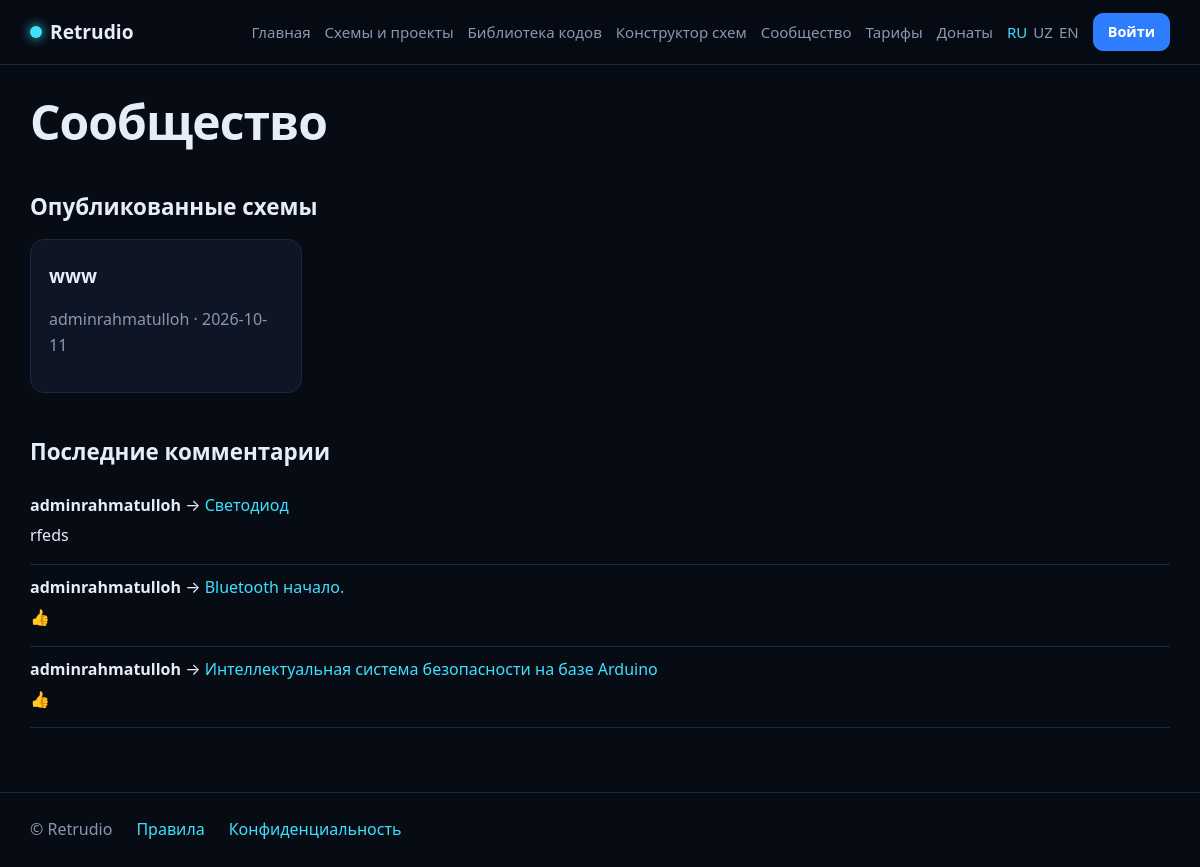
The app's page /community with its own data.
### tables this page shows
CREATE TABLE designs(
  id INTEGER PRIMARY KEY AUTOINCREMENT,
  user_id INTEGER NOT NULL, title TEXT NOT NULL,
  data TEXT NOT NULL, public INTEGER NOT NULL DEFAULT 0,
  created TEXT NOT NULL DEFAULT CURRENT_TIMESTAMP,
  updated TEXT NOT NULL DEFAULT CURRENT_TIMESTAMP
);

CREATE TABLE users(
  id INTEGER PRIMARY KEY AUTOINCREMENT,
  email TEXT UNIQUE NOT NULL,
  name TEXT NOT NULL,
  password_hash TEXT NOT NULL,
  subscription_until TEXT,
  username TEXT UNIQUE,
  is_admin INTEGER NOT NULL DEFAULT 0,
  created TEXT NOT NULL DEFAULT CURRENT_TIMESTAMP
);

CREATE TABLE comments(
  id INTEGER PRIMARY KEY AUTOINCREMENT,
  project_id INTEGER NOT NULL, user_id INTEGER NOT NULL,
  body TEXT NOT NULL, rating INTEGER,
  created TEXT NOT NULL DEFAULT CURRENT_TIMESTAMP
);

### app.py (the view)
@app.route("/community")
def community():
    db = get_db()
    designs = db.execute("SELECT d.id,d.title,d.updated,u.name FROM designs d JOIN users u ON u.id=d.user_id "
                         "WHERE d.public=1 ORDER BY d.updated DESC LIMIT 30").fetchall()
    comments = db.execute("SELECT c.*, u.name FROM comments c JOIN users u ON u.id=c.user_id "
                          "ORDER BY c.id DESC LIMIT 10").fetchall()
    return render_template("community.html", designs=designs, comments=comments, catalog=catalog)

### app.py (called while the page is built)
@app.before_request
def before():
    if request.args.get("lang") in config.LANGS:
        session["lang"] = request.args["lang"]
    g.lang = session.get("lang", "ru")
    g.user = None
    if session.get("uid"):
        g.user = get_db().execute("SELECT * FROM users WHERE id=?", (session["uid"],)).fetchone()
    if request.method in ("POST", "PUT", "DELETE") and request.endpoint not in ("payment_notify", "payment_success", "payment_fail"):
        token = request.form.get("csrf") or request.headers.get("X-CSRF-Token", "")
        if not hmac.compare_digest(token, session.get("csrf", "")):
            abort(400, "CSRF")

def has_subscription(user):
    if user and user["is_admin"]:      # администраторам открыты все платные проекты
        return True
    if not user or not user["subscription_until"]:
        return False
    return datetime.fromisoformat(user["subscription_until"]) >= utcnow()

@app.context_processor
def inject():
    if "csrf" not in session:
        session["csrf"] = secrets.token_urlsafe(32)
    return dict(
        t=lambda k: translate(k, g.lang), lang=g.lang, user=g.user,
        csrf=session["csrf"], PROJECT_NAME=config.PROJECT_NAME, LANGS=config.LANGS,
        loc=lambda v: catalog.loc(v, g.lang), CATEGORIES=catalog.CATEGORIES,
        has_sub=has_subscription(g.user),
        cfg=SimpleNamespace(CONTACT_EMAIL=config.CONTACT_EMAIL, DONATE_URL=config.DONATE_URL,
                            FREEKASSA_READY=config.FREEKASSA_READY, SUBSCRIPTION_PRICE=config.SUBSCRIPTION_PRICE,
                            SUBSCRIPTION_CURRENCY=config.SUBSCRIPTION_CURRENCY,
                            SUBSCRIPTION_DAYS=config.SUBSCRIPTION_DAYS),   # только безопасные значения, без секретов
    )

### catalog.py (called while the page is built, shortened)
def loc(value, lang):
    if isinstance(value, dict):
        return value.get(lang) or value.get("ru") or value.get("en") or next(iter(value.values()), "")
    return value or ""

def all_items():
    files = sorted(SCHEMES_DIR.glob("*.json"))
    sig = tuple((f.name, f.stat().st_mtime_ns) for f in files) + tuple(
        (f.name, f.stat().st_mtime_ns) for f in SCHEMES_DIR.glob("*.txt")) + tuple(
        (f.name, f.stat().st_mtime_ns) for f in SCHEMES_DIR.glob("*.ino"))
    return _cache["items"]

def get(pid):
    return all_items().get(pid)

### database.py (called while the page is built)
def get_db():
    if "db" not in g:
        g.db = sqlite3.connect(DB_PATH)
        g.db.row_factory = sqlite3.Row
    return g.db

### templates/community.html
{% extends "base.html" %}
{% block content %}<h1>{{ t('nav_community') }}</h1>
<h2>{{ t('community_designs') }}</h2>
{% if designs %}<div class="grid">{% for d in designs %}
  <a class="card body" href="{{ url_for('design_view', did=d['id']) }}"><h3>{{ d['title'] }}</h3><p class="muted">{{ d['name'] }} · {{ d['updated'][:10] }}</p></a>{% endfor %}</div>
{% else %}<div class="empty"><p class="muted">{{ t('nothing_found') }}</p></div>{% endif %}
<h2>{{ t('latest_comments') }}</h2>
{% for c in comments %}{% set p = catalog.get(c['project_id']) %}
<div class="comment"><b>{{ c['name'] }}</b> {% if p %}→ <a href="{{ url_for('project', pid=p.id) }}">{{ loc(p.name) }}</a>{% endif %}<p>{{ c['body'] }}</p></div>
{% else %}<p class="muted">{{ t('nothing_found') }}</p>{% endfor %}
{% endblock %}

### templates/base.html (shortened to what this page needs)
<!doctype html>
<html lang="{{ lang }}">
<head>
<link rel="stylesheet" href="{{ url_for('static', filename='style.css') }}">
<link rel="stylesheet" href="{{ url_for('static', filename='pygments.css') }}">
</head>
<body>
<header class="top">
  <div class="wrap bar">
    <a class="brand" href="{{ url_for('index') }}"><span class="dot"></span>{{ PROJECT_NAME }}</a>
    <nav class="nav">
      <a href="{{ url_for('index') }}">{{ t('nav_home') }}</a>
      <a href="{{ url_for('projects') }}">{{ t('nav_projects') }}</a>
      <a href="{{ url_for('library') }}">{{ t('nav_library') }}</a>
      <a href="{{ url_for('builder') }}">{{ t('nav_builder') }}</a>
      <a href="{{ url_for('community') }}">{{ t('nav_community') }}</a>
      <a href="{{ url_for('pricing') }}">{{ t('nav_pricing') }}</a>
      <a href="{{ url_for('donate') }}">{{ t('nav_donate') }}</a>
      <span class="langs">{% for l in LANGS %}<a href="?lang={{ l }}" class="{{ 'on' if l == lang }}">{{ l.upper() }}</a>{% endfor %}</span>
      {% if user %}
        <a href="{{ url_for('favorites') }}">{{ t('my_favs') }}</a>
        <form method="post" action="{{ url_for('logout') }}" class="inline"><input type="hidden" name="csrf" value="{{ csrf }}"><button class="link">{{ user['name'] }} · {{ t('logout') }}</button></form>
      {% else %}
        <a class="btn small" href="{{ url_for('login') }}">{{ t('login') }}</a>
      {% endif %}
    </nav>
  </div>
</header>
<main class="wrap">
  {% block content %}{% endblock %}
</main>
<footer class="foot">
  <div class="wrap">
    <span>© {{ PROJECT_NAME }}</span>
    <a href="#">{{ t('footer_rules') }}</a>
    <a href="#">{{ t('footer_privacy') }}</a>
  </div>
</footer>
</body></html>

### static/style.css (style rules this page uses)
:root { --bg:#070b14;--card:#0e1524;--card2:#121c30;--line:#1c2840;--text:#e6ecf8;--muted:#8b97b0; --blue:#2f7dff;--cyan:#3ee0ff;--violet:#8b5cf6;--ok:#34d399;--warn:#f5b84a;--r:14px }
* { box-sizing:border-box }
html { scroll-behavior:smooth }
body { margin:0;background:var(--bg);color:var(--text);font:16px/1.6 system-ui,-apple-system,"Segoe UI",Roboto,sans-serif }
a { color:var(--cyan);text-decoration:none }
.wrap { max-width:1180px;margin:0 auto;padding:0 20px }
h1 { font-size:clamp(1.8rem,4vw,3rem);line-height:1.15;margin:.6em 0 .3em;letter-spacing:-.02em }
h2 { margin:1.8em 0 .6em;font-size:1.4rem }
h3 { margin:.2em 0 }
.muted { color:var(--muted) }
.top { position:sticky;top:0;z-index:20;background:rgba(7,11,20,.88);backdrop-filter:blur(10px);border-bottom:1px solid var(--line) }
.bar { display:flex;align-items:center;gap:20px;min-height:64px }
.brand { font-weight:700;font-size:1.2rem;color:var(--text);display:flex;align-items:center;gap:8px }
.brand .dot { width:12px;height:12px;border-radius:50%;background:var(--cyan);box-shadow:0 0 12px var(--cyan) }
.nav { display:flex;align-items:center;gap:14px;margin-left:auto;font-size:.94rem }
.nav a,.nav button { white-space:nowrap }
.nav a { color:var(--muted) }
.nav a:hover,.nav a.on { color:var(--text);text-decoration:none }
.nav a.btn { color:#fff }
.langs { display:flex;gap:6px }
.langs a.on { color:var(--cyan) }
.btn,button.btn { display:inline-block;background:var(--blue);color:#fff;border:1px solid var(--blue);padding:10px 20px;border-radius:10px;font:inherit;font-weight:600;cursor:pointer;transition:box-shadow .2s,transform .1s }
.btn.small { padding:6px 14px;font-size:.9rem }
.grid { display:grid;grid-template-columns:repeat(auto-fill,minmax(270px,1fr));gap:18px }
.card,.panel { background:var(--card);border:1px solid var(--line);border-radius:var(--r) }
.card { color:var(--text);display:block;overflow:hidden;transition:border-color .2s }
.card.body { padding:18px }
.comment { border-bottom:1px solid var(--line);padding:10px 0 }
.comment p { margin:.3em 0;white-space:pre-line }
.foot { border-top:1px solid var(--line);margin-top:64px;padding:24px 0;color:var(--muted) }
.foot .wrap { display:flex;gap:24px;flex-wrap:wrap }

### records on screen
designs: title "www", name "adminrahmatulloh", updated "2026-10-11"
comments: name "adminrahmatulloh", loc "Светодиод", body "rfeds"
comments: name "adminrahmatulloh", loc "Bluetooth начало.", body "👍"
comments: name "adminrahmatulloh", loc "Интеллектуальная система безопасности на базе Arduino", body "👍"

### other values on screen
{{ PROJECT_NAME }} "Retrudio"
{{ t('nav_home') }} "Главная"
{{ t('nav_projects') }} "Схемы и проекты"
{{ t('nav_library') }} "Библиотека кодов"
{{ t('nav_builder') }} "Конструктор схем"
{{ t('nav_community') }} "Сообщество"
{{ t('nav_pricing') }} "Тарифы"
{{ t('nav_donate') }} "Донаты"
{{ l.upper() }} "RU" "UZ" "EN"
{{ t('login') }} "Войти"
{{ t('community_designs') }} "Опубликованные схемы"
{{ t('latest_comments') }} "Последние комментарии"
{{ t('footer_rules') }} "Правила"
{{ t('footer_privacy') }} "Конфиденциальность"
